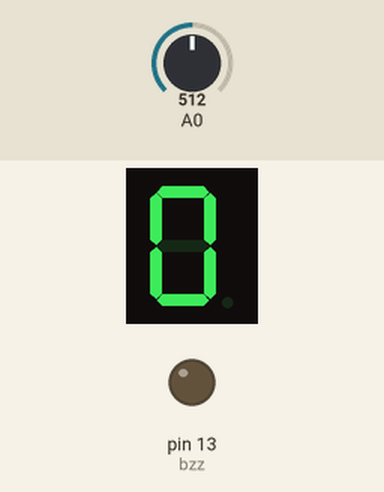
Recording of a sketch running on a simulated Arduino Uno, built with avr-gcc and run on an emulated ATmega328P. Shown: 1-digit seven-segment display, output pins drawn as LEDs (lit = HIGH). Wiring (inferred from the names in the program): 1-digit 7-segment display, segments lit when HIGH: segments pin 7, pin 6, pin 5, pin 4, pin 3, pin 2, pin 1, pin 0. Dashed ring = blinking. Inputs (shaded band) come from the test bench; at power-on: A0 = 512. The segment pins are drawn as the display they are named for; pins used as bus, display or sensor lines are not drawn.

Above: at 1.5 s.
1.6 s: A0 set to 314
3.1 s: A0 set to 291
At 3.47 s:
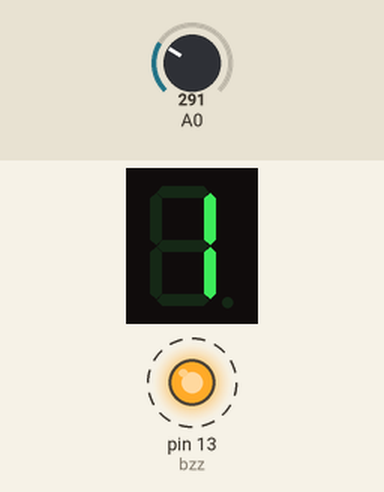
6.1 s: A0 set to 306
At 6.9 s:
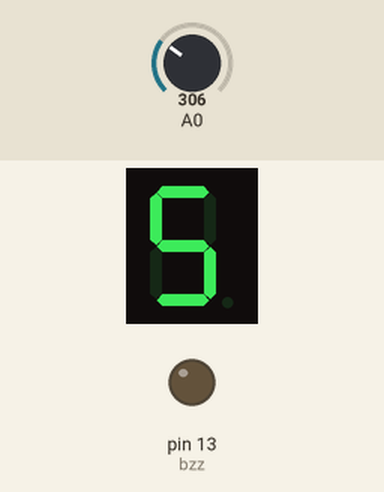
Timing chart, 0 to 9.1 s (numbered marks = the images above; inputs shaded):
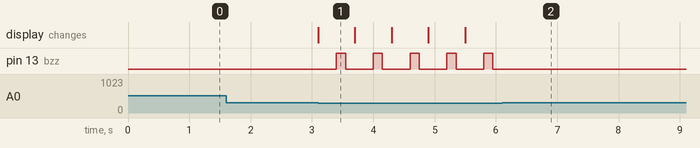

Measured:
- the behaviour switches between 300 and 299 on A0 (found by bisection; images 0 and 1)
- after the input at 1.6 s, every drawn part: stays the same
- after the input at 3.1 s, pin 13 (bzz): alternates HIGH for 0.15 s and LOW for 0.45 s, starting after 0.30 s; the display: changes at once (image 1)
- after the input at 6.1 s, pin 13 (bzz): stops changing and stays LOW
- what the display in image 1 shows lasts 0.6 s, from 3.1 s to 3.7 s

The sketch:

ContadorV2.ino
```cpp
#define segA 7
#define segB 6
#define segC 5
#define segD 4
#define segE 3
#define segF 2
#define segG 1
#define segPD 0
#define bzz 13
int ldr;
int contador=0;

void setup() {
  pinMode(segA,OUTPUT);
  pinMode(segB,OUTPUT);
  pinMode(segC,OUTPUT);
  pinMode(segD,OUTPUT);
  pinMode(segE,OUTPUT);
  pinMode(segF,OUTPUT);
  pinMode(segG,OUTPUT);
  pinMode(segPD,OUTPUT);
  pinMode(bzz,OUTPUT);
  atualiza();
}
void loop() {
  ldr=analogRead(A0);
  if (ldr<300){
    contador++;
    atualiza();
    digitalWrite(bzz,1);
    delay(150);
    digitalWrite(bzz,0);
    delay(150);
  }
}

void atualiza(){
  if (contador==0) zero();
  if (contador==1) um();
  if (contador==2) dois();
  if (contador==3) tres();
  if (contador==4) quatro();
  if (contador==5) cinco();
  if (contador==6) seis();
  if (contador==7) sete();
  if (contador==8) oito();
  if (contador==9) nove();
}

void zero(){
   digitalWrite(segA, 1); //Num 0
   digitalWrite(segB, 1);
   digitalWrite(segC, 1);
   digitalWrite(segD, 1);
   digitalWrite(segE, 1);
   digitalWrite(segF, 1);
   digitalWrite(segG, 0);
   digitalWrite(segPD, 0);
   delay(300);
}

void um(){
   digitalWrite(segA, 0); //Num 1
   digitalWrite(segB, 1);
   digitalWrite(segC, 1);
   digitalWrite(segD, 0);
   digitalWrite(segE, 0);
   digitalWrite(segF, 0);
   digitalWrite(segG, 0);
   digitalWrite(segPD, 0);
   delay(300);
}

void dois(){
   digitalWrite(segA, 1); //Num 2
   digitalWrite(segB, 1);
   digitalWrite(segC, 0);
   digitalWrite(segD, 1);
   digitalWrite(segE, 1);
   digitalWrite(segF, 0);
   digitalWrite(segG, 1);
   digitalWrite(segPD, 0);
   delay(300);
}

void tres(){
   digitalWrite(segA, 1); //Num 3
   digitalWrite(segB, 1);
   digitalWrite(segC, 1);
   digitalWrite(segD, 1);
   digitalWrite(segE, 0);
   digitalWrite(segF, 0);
   digitalWrite(segG, 1);
   digitalWrite(segPD, 0);
   delay(300);
}

void quatro(){
   digitalWrite(segA, 0); //Num 4
   digitalWrite(segB, 1);
   digitalWrite(segC, 1);
   digitalWrite(segD, 0);
   digitalWrite(segE, 0);
   digitalWrite(segF, 1);
   digitalWrite(segG, 1);
   digitalWrite(segPD, 0);
   delay(300);
}

void cinco(){
   digitalWrite(segA, 1); //Num 5
   digitalWrite(segB, 0);
   digitalWrite(segC, 1);
   digitalWrite(segD, 1);
   digitalWrite(segE, 0);
   digitalWrite(segF, 1);
   digitalWrite(segG, 1);
   digitalWrite(segPD, 0);
   delay(300);
}

void seis(){
   digitalWrite(segA, 1); //Num 6
   digitalWrite(segB, 0);
   digitalWrite(segC, 1);
   digitalWrite(segD, 1);
   digitalWrite(segE, 1);
   digitalWrite(segF, 1);
   digitalWrite(segG, 1);
   digitalWrite(segPD, 0);
   delay(300);
}

void sete(){
   digitalWrite(segA, 1); //Num 7
   digitalWrite(segB, 1);
   digitalWrite(segC, 1);
   digitalWrite(segD, 0);
   digitalWrite(segE, 0);
   digitalWrite(segF, 0);
   digitalWrite(segG, 0);
   digitalWrite(segPD, 0);
   delay(300);
}

void oito(){
   digitalWrite(segA, 1); //Num 8
   digitalWrite(segB, 1);
   digitalWrite(segC, 1);
   digitalWrite(segD, 1);
   digitalWrite(segE, 1);
   digitalWrite(segF, 1);
   digitalWrite(segG, 1);
   digitalWrite(segPD, 0);
   delay(300);
}

void nove(){
   digitalWrite(segA, 1); //Num 9
   digitalWrite(segB, 1);
   digitalWrite(segC, 1);
   digitalWrite(segD, 1);
   digitalWrite(segE, 0);
   digitalWrite(segF, 1);
   digitalWrite(segG, 1);
   digitalWrite(segPD, 0);
   delay(300);
}
```
